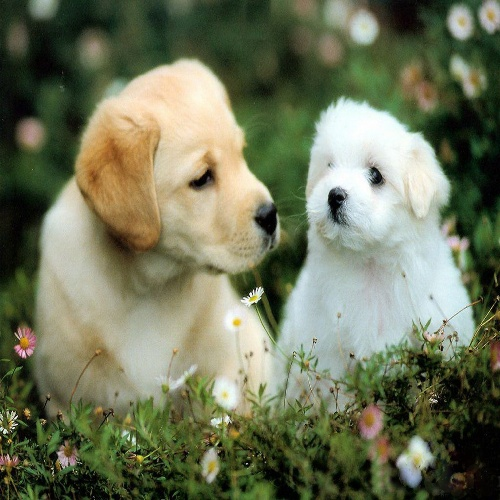
#> input picture opencv/resources/dog.jpg, 500 x 500 px
$ jupyter execute canny_edge_detection.ipynb
#> lines starting #> are read from the running program, lines starting #| are printed output that depends on the picture
[cell 1]
import cv2 as cv
import numpy as np

[cell 2]
img = cv.imread('resources/dog.jpg',0)
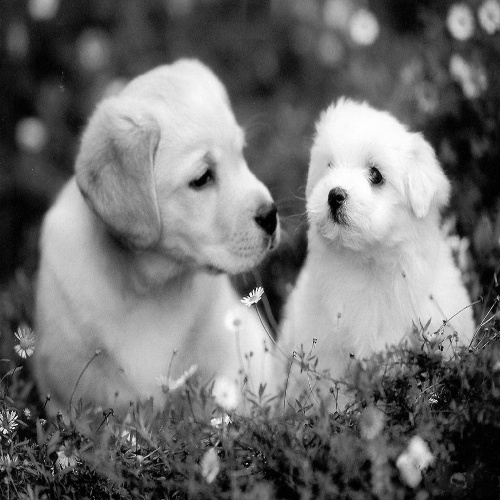
#> img: shape (500, 500); min 0, max 255, mean 112.1
cv.imshow('image',img)
cv.waitKey(0)
cv.destroyAllWindows()

[cell 3]
def nothing(x):
    pass

[cell 4]
cv.namedWindow('canny')
cv.createTrackbar('min thresh','canny',0,255,nothing)
cv.createTrackbar('max thresh','canny',0,255,nothing)
while True:
    min_thresh = cv.getTrackbarPos('min thresh','canny')
    max_thresh = cv.getTrackbarPos('max thresh','canny')
    canny = cv.Canny(img,min_thresh,max_thresh)
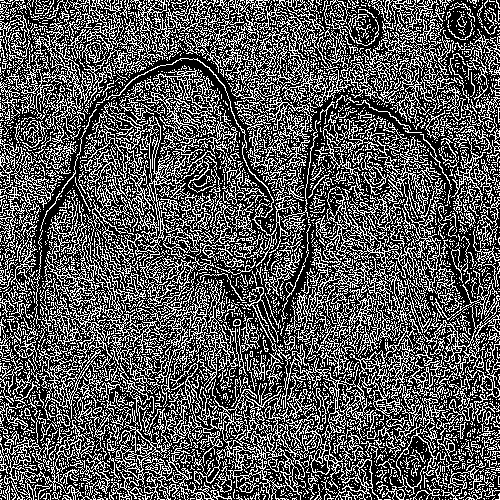
#> canny: shape (500, 500); 34.1% white in thin lines or dots
    cv.imshow('canny',canny)
    if cv.waitKey(1) & 0xFF == ord('q'):
#> (key q is pressed here)
        break
cv.destroyAllWindows()

$ run again, with opencv/resources/balls.jpg copied over opencv/resources/dog.jpg
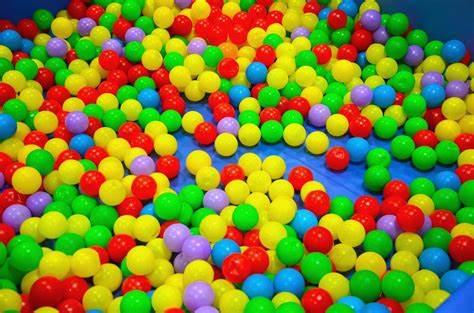
#> input picture opencv/resources/balls.jpg, 474 x 313 px
#> `img = cv.imread('resources/dog.jpg',0)`:
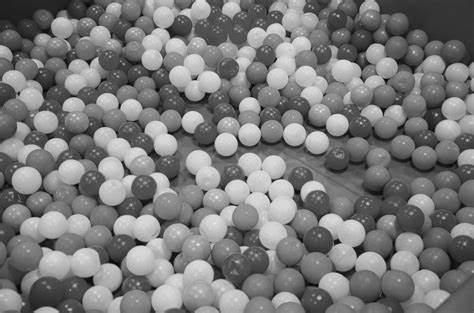
#> img: shape (313, 474); min 0, max 246, mean 121.5
#> `canny = cv.Canny(img,min_thresh,max_thresh)`:
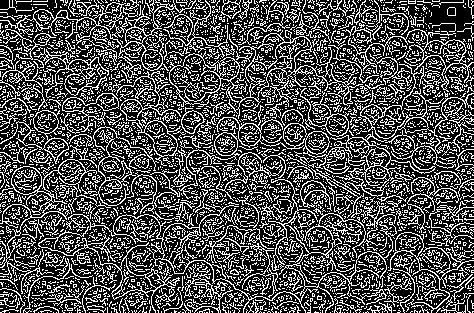
#> canny: shape (313, 474); 31.2% white in thin lines or dots
